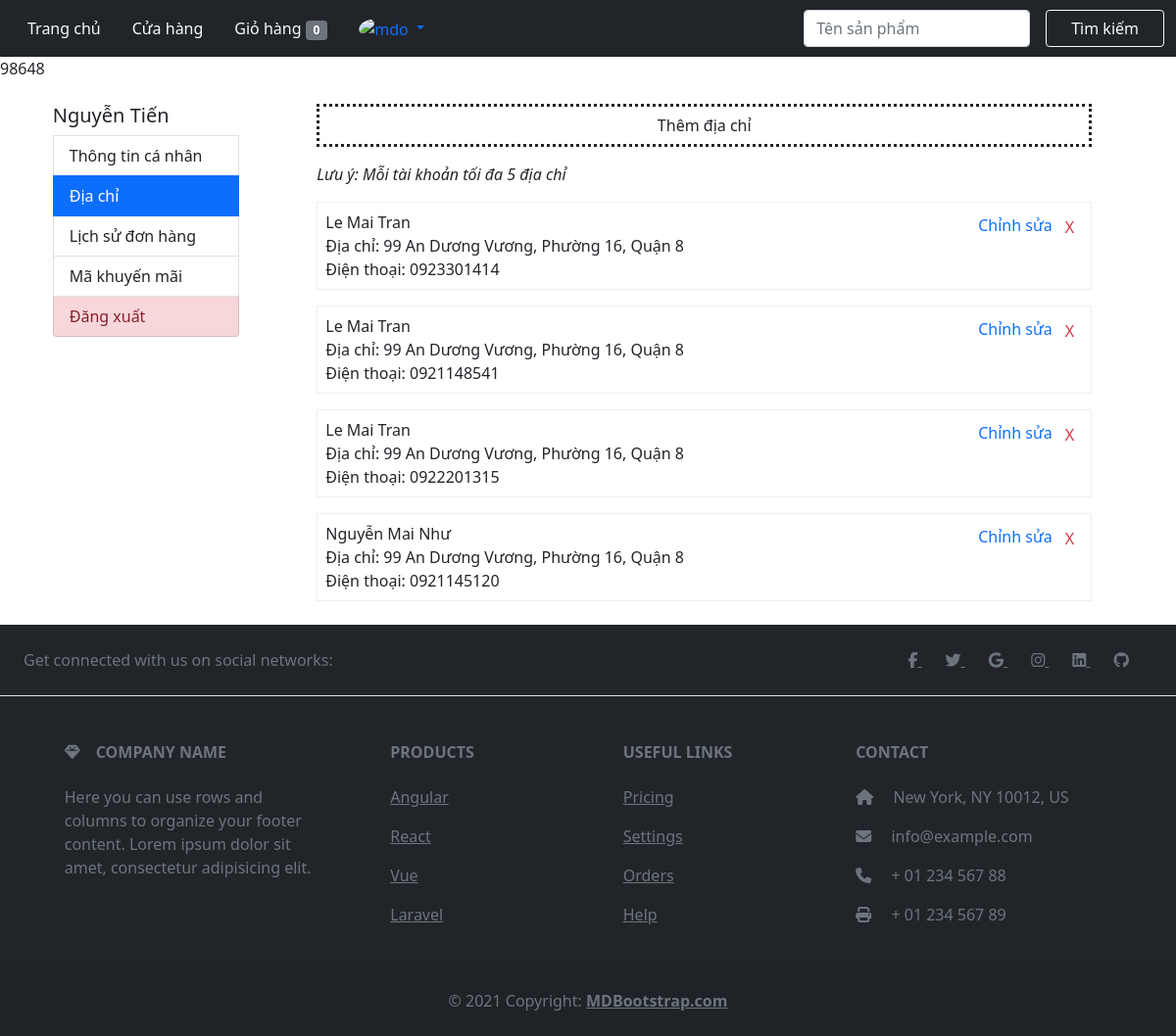
Page /user/diachi.php?diachi&id=98648 (signed in) on the committed database.
### tables this page shows
CREATE TABLE `diachikhach` (
  `id_user` int(11) NOT NULL,
  `id_addr` int(11) NOT NULL,
  `name` varchar(50) NOT NULL,
  `phone` varchar(11) NOT NULL,
  `addr` varchar(100) NOT NULL
);

### query.php (called while the page is built, shortened)
<?php
function connection()
{
	$conn = mysqli_connect(HOST, USERNAME, PASSWORD, DATABASE);
	return $conn;
}
function executeResult($sql)
{
	$conn = connection();
	$result = mysqli_query($conn, $sql);
	$data   = [];
	if ($result != null) {
		while ($row = mysqli_fetch_assoc($result)) {
			$data[] = $row;
		}
	}
	return $data;
}

### user/diachi.php (the view, shortened to what this page needs)
<!DOCTYPE html>
<html lang="en">
<head>
    <link href="https://cdn.jsdelivr.net/npm/bootstrap@5.0.2/dist/css/bootstrap.min.css" rel="stylesheet">
</head>
<body>
    <nav class="navbar navbar-expand-lg navbar-dark bg-dark">
        <div class="container-fluid">
            <div class="collapse navbar-collapse" id="navbarNav">
                <ul class="nav nav-pills align-items-center">
                    <li class="nav-item">
                        <a class="nav-link text-light" aria-current="page" href="../index.php">Trang chủ</a>
                    </li>
                    <li class="nav-item">
                    <a class="nav-link text-light" href="../cuahang.php" >Cửa hàng</a>
                    </li>
                    <li class="nav-item">
                        <a class="nav-link text-light" href="../user/cart.php">
                            Giỏ hàng <span class="badge bg-secondary">
                                <?= isset($_SESSION['cart']) ? count($_SESSION['cart']) :  0; ?></span>
                        </a>
                    </li>
                    <?php
                    if (isset($_SESSION['email'])) {
                        echo
                        '</span></a></li>
                        <li class="nav-item dropdown">
                            <a class="nav-link dropdown-toggle" href="#" id="navbarDarkDropdownMenuLink"  data-bs-toggle="dropdown" aria-expanded="false">
                                <img src="https://github.com/mdo.png" alt="mdo" width="32" height="32" class="rounded-circle">
                            </a>
                            <ul class="dropdown-menu dropdown-menu-dark" aria-labelledby="navbarDarkDropdownMenuLink">
                                <li><a class="dropdown-item">Tài khoản</a></li>
                                <li><hr class="dropdown-divider"></li>
                                <li><a class="dropdown-item" onclick="logout()">Đăng xuất</a></li>
                            </ul>
                        </li>';
                    } else echo
                    '<li class="nav-item">
                            <a class="nav-link text-light" href="./user/login_user.php">Đăng nhập</a>
                        </li>';
                    ?>
                </ul>
            </div>
            <form class="d-flex">
                <input class="form-control me-3" type="search" placeholder="Tên sản phẩm" id="search">
                <button class="btn btn-outline-light w-50" type="submit">Tìm kiếm</button>
            </form>
        </div>
    </nav>
    <?php echo $_SESSION['iduser'] ?>
    <div class="container mt-4 mb-4">
        <div class="row justify-content-around">
            <div class="col-md-2 p-0 mb-4">
                <div id="menu" class="list-group" style="width:100%;">
                    <h5>Nguyễn Tiến</h5>
                    <a type="button" class="list-group-item list-group-item-action" href="./canhan.php?id=<?= $_SESSION['iduser'] ?>">Thông tin cá nhân</a>
                    <a type="button" class="list-group-item list-group-item-action active">Địa chỉ</a>
                    <a type="button" class="list-group-item list-group-item-action" href="./lichsudonhang.php?lichsu&id=<?= $_SESSION['iduser'] ?>">Lịch sử đơn hàng</a>
                    <a type="button" class="list-group-item list-group-item-action" href="./makhuyenmai.php?makhuyenmai&id=<?= $_SESSION['iduser'] ?>">Mã khuyến mãi</a>
                    <button type="button" class="list-group-item list-group-item-action list-group-item-danger">Đăng xuất</button>
                </div>
            </div>
            <div class="col-md-9 p-0">
                <div id="manhinh">
                    <div class="ttcanhan" style="padding:0 2rem;">
                        <div style="text-align: center;border: dotted;">
                            <button type="button" class="btn" data-bs-toggle="modal" data-bs-target="#exampleModal">
                                Thêm địa chỉ
                            </button>
                        </div>
                        <div id="addruser" class="mt-3">
                        <i class="mt-3">Lưu ý: Mỗi tài khoản tối đa 5 địa chỉ</i>
                            <?php
                            require_once('../query.php');
                            if (isset($_GET['diachi'])) {
                                $s = '';
                                $id = $_GET['id'];
                                $sql = "SELECT * FROM diachikhach where id_user={$id}";
                                $result = executeResult($sql);
                                foreach ($result as $arr) {
                                    $s .= '<div class="item mt-3" style="border: 1px ridge">
                                    <div class="d-flex justify-content-between p-2">
                                        <div class="info">
                                            <div class="name">' . $arr['name'] . '</div>
                                            <div class="address"><span>Địa chỉ: </span>' . $arr['addr'] . '</div>
                                            <div class="phone"><span>Điện thoại: </span>' . $arr['phone'] . '</div>
                                        </div>
                                        <div><a class="text-primary text-decoration-none fs-6" href="./sua_diachi.php?id_addr=' . $arr['id_addr'] . '">Chỉnh sửa</a>
                                            <a class="btn text-danger btn-sm fs-6" onclick="xoaDiaChi(this, ' . $arr['id_addr'] . ')">X</a>
                                        </div>
                                    </div>
                                </div>';
                                }
                                echo $s;
                            }
                            ?>
                        </div>
                    </div>
                </div>
            </div>
        </div>
    </div>
    <footer class="text-center text-lg-start bg-dark text-muted">
        <section class="d-flex justify-content-center justify-content-lg-between p-4 border-bottom">
            <div class="me-5 d-none d-lg-block">
                <span>Get connected with us on social networks:</span>
            </div>
            <div>
                <a href="" class="me-4 text-reset">
                    <i class="fab fa-facebook-f"></i>
                </a>
                <a href="" class="me-4 text-reset">
                    <i class="fab fa-twitter"></i>
                </a>
                <a href="" class="me-4 text-reset">
                    <i class="fab fa-google"></i>
                </a>
                <a href="" class="me-4 text-reset">
                    <i class="fab fa-instagram"></i>
                </a>
                <a href="" class="me-4 text-reset">
                    <i class="fab fa-linkedin"></i>
                </a>
                <a href="" class="me-4 text-reset">
                    <i class="fab fa-github"></i>
                </a>
            </div>
        </section>
        <section class="">
            <div class="container text-center text-md-start mt-5">
                <div class="row mt-3">
                    <div class="col-md-3 col-lg-4 col-xl-3 mx-auto mb-4">
                        <h6 class="text-uppercase fw-bold mb-4">
                            <i class="fas fa-gem me-3"></i>Company name
                        </h6>
                        <p>
                            Here you can use rows and columns to organize your footer content. Lorem ipsum
                            dolor sit amet, consectetur adipisicing elit.
                        </p>
                    </div>
                    <div class="col-md-2 col-lg-2 col-xl-2 mx-auto mb-4">
                        <h6 class="text-uppercase fw-bold mb-4">
                            Products
                        </h6>
                        <p>
                            <a href="#!" class="text-reset">Angular</a>
                        </p>
                        <p>
                            <a href="#!" class="text-reset">React</a>
                        </p>
                        <p>
                            <a href="#!" class="text-reset">Vue</a>
                        </p>
                        <p>
                            <a href="#!" class="text-reset">Laravel</a>
                        </p>
                    </div>
                    <div class="col-md-3 col-lg-2 col-xl-2 mx-auto mb-4">
                        <h6 class="text-uppercase fw-bold mb-4">
                            Useful links
                        </h6>
                        <p>
                            <a href="#!" class="text-reset">Pricing</a>
                        </p>
                        <p>
                            <a href="#!" class="text-reset">Settings</a>
                        </p>
                        <p>
                            <a href="#!" class="text-reset">Orders</a>
                        </p>
                        <p>
                            <a href="#!" class="text-reset">Help</a>
                        </p>
                    </div>
                    <div class="col-md-4 col-lg-3 col-xl-3 mx-auto mb-md-0 mb-4">
                        <h6 class="text-uppercase fw-bold mb-4">
                            Contact
                        </h6>
                        <p><i class="fas fa-home me-3"></i> New York, NY 10012, US</p>
                        <p>
                            <i class="fas fa-envelope me-3"></i>
                            info@example.com
                        </p>
                        <p><i class="fas fa-phone me-3"></i> + 01 234 567 88</p>
                        <p><i class="fas fa-print me-3"></i> + 01 234 567 89</p>
                    </div>
                </div>
            </div>
        </section>
        <div class="text-center p-4" style="background-color: rgba(0, 0, 0, 0.05);">
            © 2021 Copyright:
            <a class="text-reset fw-bold" href="https://mdbootstrap.com/">MDBootstrap.com</a>
        </div>
    </footer>
</body>
</html>

### rows in the picture
diachikhach: name "Le Mai Tran", addr "99 An Dương Vương, Phường 16, Quận 8", phone "0923301414"
diachikhach: name "Le Mai Tran", addr "99 An Dương Vương, Phường 16, Quận 8", phone "0921148541"
diachikhach: name "Le Mai Tran", addr "99 An Dương Vương, Phường 16, Quận 8", phone "0922201315"
diachikhach: name "Nguyễn Mai Như", addr "99 An Dương Vương, Phường 16, Quận 8", phone "0921145120"

### other values in the picture
$_SESSION['iduser'] "98648"
